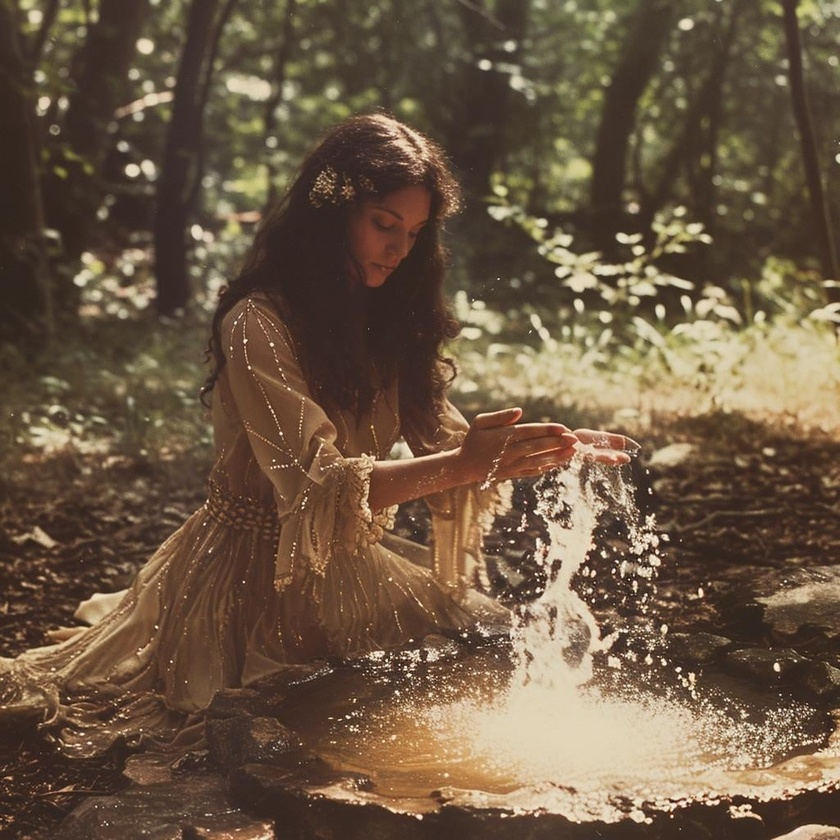
#> input picture question2/original-image.jpg, 840 x 840 px, shrunk from 1024 x 1024 before the run, found by its file name
$ python light_effect.py
#> lines starting #> are read from the running program, lines starting #| are printed output that depends on the picture
import matplotlib.pyplot as plt

image = plt.imread('question2/original-image.jpg')
#> image is the input picture: shape (840, 840, 3); mean R, G, B 108.9, 88.6, 68

r = image[:,:,0]
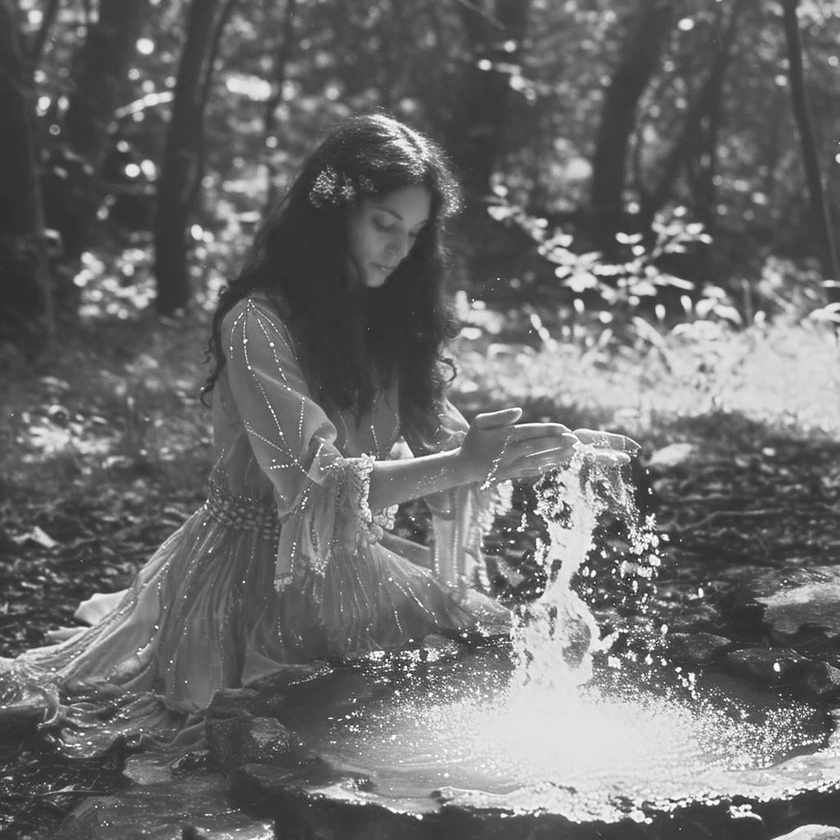
#> r: shape (840, 840); min 31, max 255, mean 108.9
g = image[:,:,1]
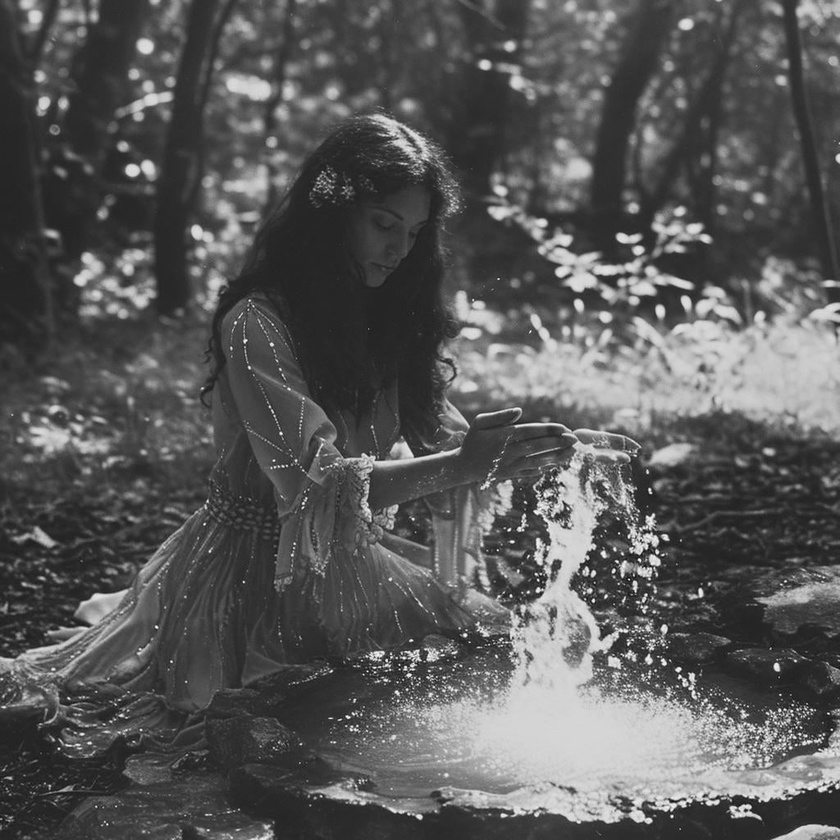
#> g: shape (840, 840); min 12, max 252, mean 88.6
b = image[:,:,2]
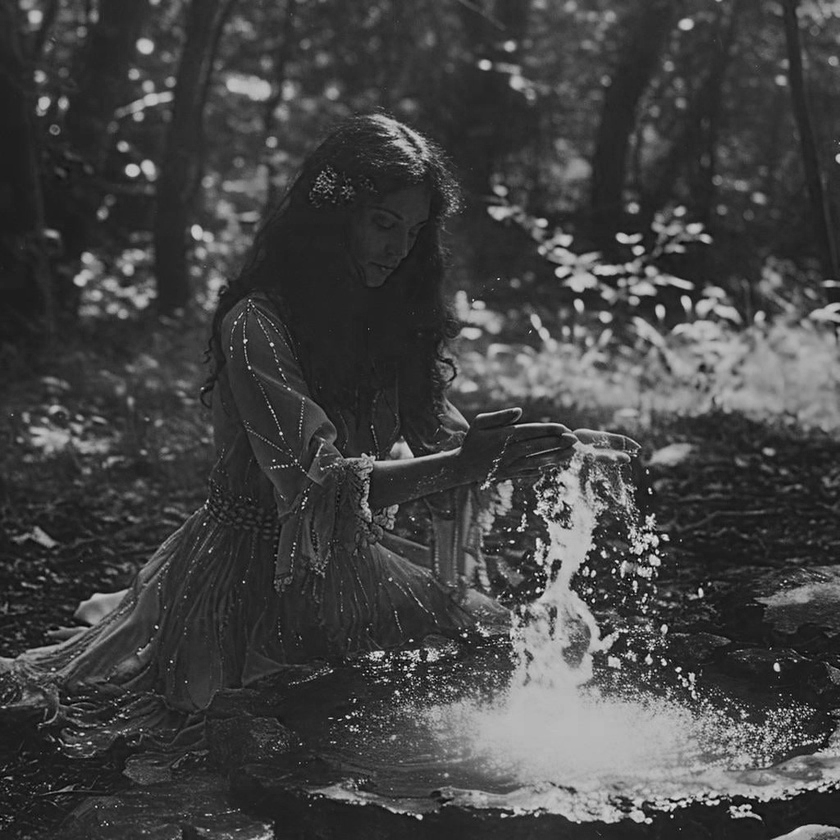
#> b: shape (840, 840); min 0, max 239, mean 68

image_A = (0.299 * r + 0.587 * g + 0.114 * b)

image_A_in_range = image_A/255.0

gamma_values = [1.5,2.5,3.5]
fig, eixos = plt.subplots(1, 3 , figsize = (15,5))
for i, gamma in enumerate(gamma_values):
    image_B_in_range = image_A_in_range ** (1/gamma)
    image_B = image_B_in_range * 255

    eixos[i].imshow(image_B, cmap= 'gray', vmin = 0, vmax = 255)
    eixos[i].set_title(f'Gama ($\gamma$) = {gamma}')
    eixos[i].axis('off')
#> this loop made 3 passes
#> pass 1, `image_B_in_range = image_A_in_range ** (1/gamma)`:
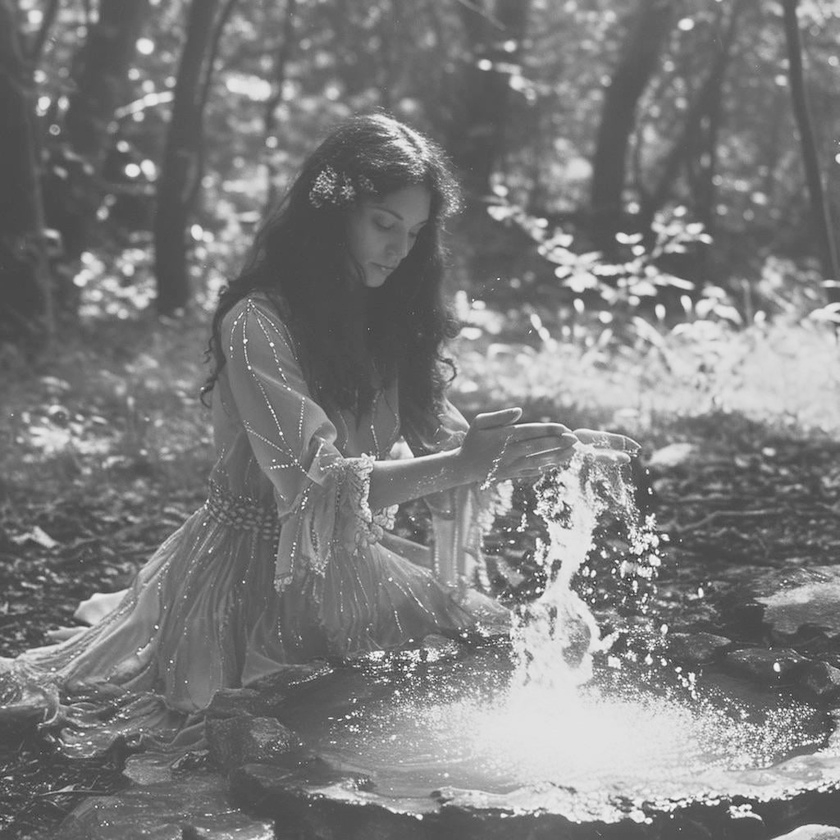
#> image_B_in_range: shape (840, 840) float64; min 0.171, max 0.991, mean 0.493
#> pass 2, `image_B_in_range = image_A_in_range ** (1/gamma)`:
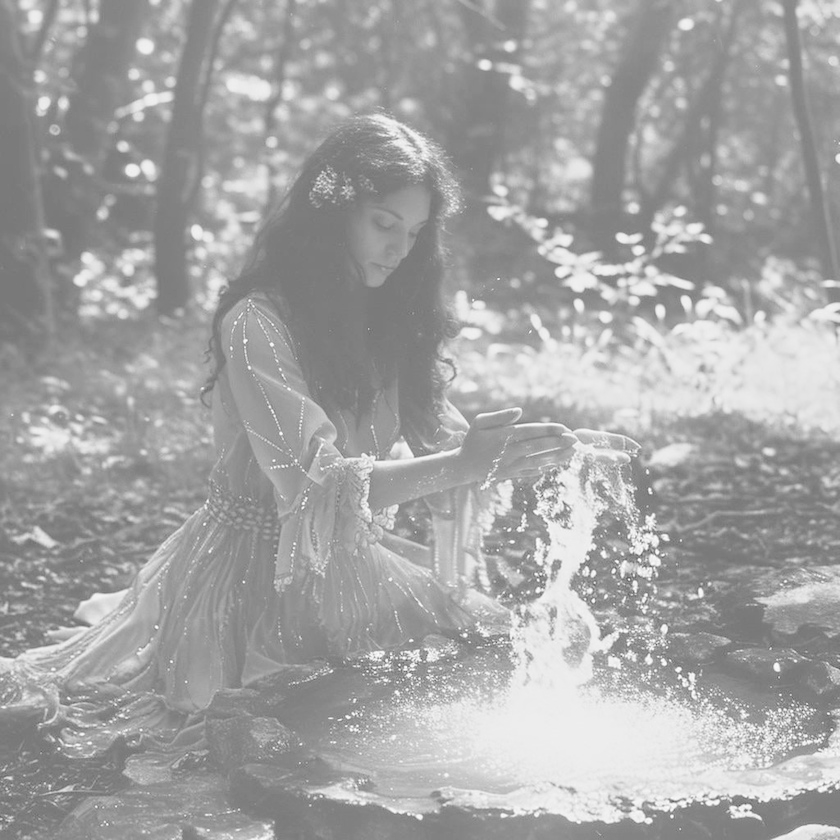
#> image_B_in_range: shape (840, 840) float64; min 0.347, max 0.994, mean 0.646

plt.tight_layout()
plt.show()
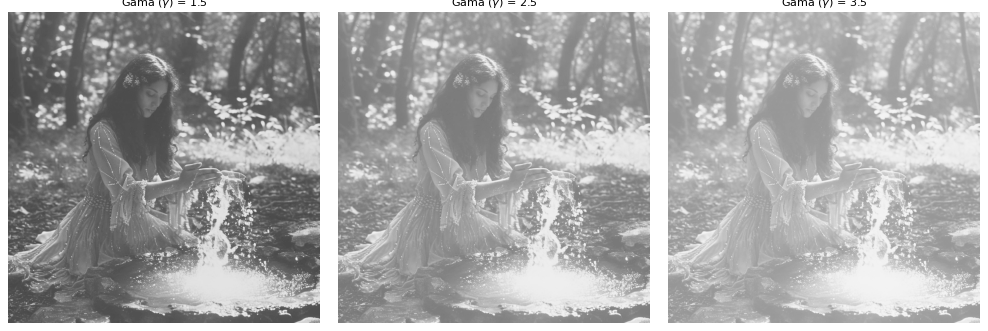
#> figure drawn by matplotlib, 3 panels
